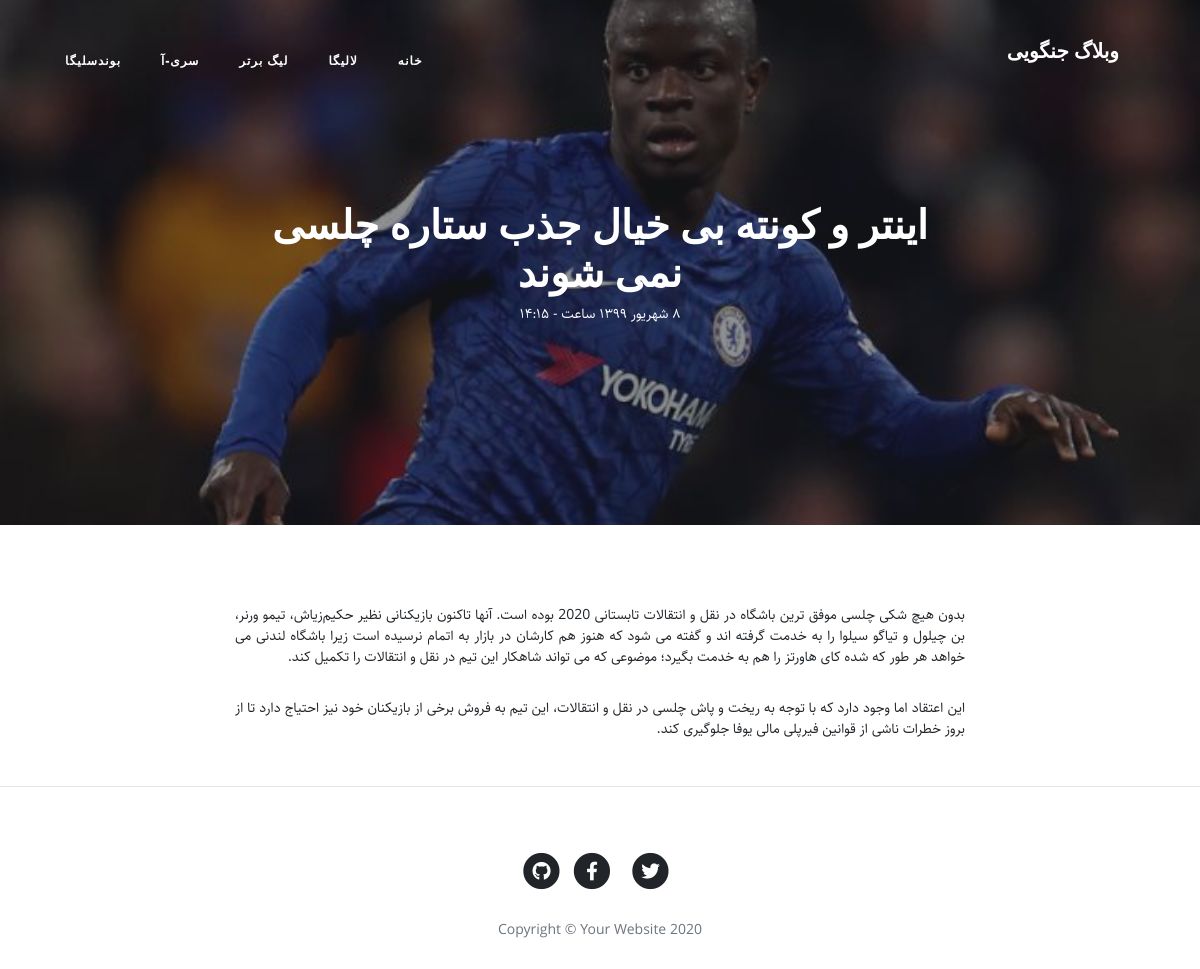
Page /article/football-news-8 on the committed database.
### blog/models.py (models this page shows, shortened)
class Category(models.Model):
    parent = models.ForeignKey('self', default=None, null=True, blank=True, on_delete=models.SET_NULL, related_name='children', verbose_name='زیر دسته')
    title = models.CharField(max_length=200)
    slug = models.SlugField(max_length=100, unique=True)
    status = models.BooleanField(default=True, verbose_name='آیا نمایش داده شود؟')
    position = models.IntegerField()
    class Meta:
        verbose_name = 'دسته بندی'
        verbose_name_plural = 'دسته بندی ها'
        ordering = ['parent__id', 'position']
    objects = CategoryManager()

class Article(models.Model):
    STATUS_CHOICES = (
        ('d', 'Draft'),
        ('p', 'Published')
    )
    title = models.CharField(max_length=200)
    slug = models.SlugField(max_length=100, unique=True)
    category = models.ManyToManyField(Category, verbose_name='دسته بندی', related_name='articles')
    description = models.TextField()
    thumbnail = models.ImageField(upload_to='images')
    publish = models.DateTimeField(default=timezone.now)
    created = models.DateTimeField(auto_now_add=True)
    updated = models.DateTimeField(auto_now=True)
    status = models.CharField(max_length=1, choices=STATUS_CHOICES)
    class Meta:
        verbose_name = 'مقاله'
        verbose_name_plural = 'مقالات'
    def jpublish(self):
        return jalali_converter(self.publish)
    jpublish.short_description = 'زمان انتشار'
    objects = ArticleManager()

### blog/views.py (the view)
# urls.py: path('article/<slug:slug>', detail, name='detail'),
def detail(request, slug):
    context = {
        'article': get_object_or_404(Article, slug=slug, status='p')
    }
    return render(request, 'blog/detail.html', context)

### blog/models.py (called while the page is built)
    def active(self):
        return self.filter(status=True)

### blog/templatetags/base_tags.py (called while the page is built)
@register.simple_tag
def title():
    return 'وبلاگ جنگویی'

@register.inclusion_tag('blog/partials/category_navbar.html')
def category_navbar():
    return {
        'category': Category.objects.filter(status=True)
    }

### extensions/jalali.py (called while the page is built)
    def persian_tuple(self):
        return self.persian_year, self.persian_month, self.persian_day

### extensions/utils.py (called while the page is built)
def persian_numbers_converter(mystr):
    numbers = {
        "0": "۰",
        "1": "۱",
        "2": "۲",
        "3": "۳",
        "4": "۴",
        "5": "۵",
        "6": "۶",
        "7": "۷",
        "8": "۸",
        "9": "۹",
    }
    for e_num, p_num in numbers.items():
        mystr = mystr.replace(e_num, p_num)
    return mystr

def jalali_converter(time):
    jmonth = ['فروردین', 'اردیبهشت', 'خرداد',
              'تیر', 'مرداد', 'شهریور',
              'مهر', 'آبان', 'آذر',
              'دی', 'بهمن', 'اسفند']
    time = timezone.localtime(time)
    time_to_str = f'{time.year},{time.month},{time.day}'
    time_to_tuple = jalali.Gregorian(time_to_str).persian_tuple()
    time_to_list = list(time_to_tuple)
    for index, month in enumerate(jmonth):
        if time_to_list[1] == index + 1:
            time_to_list[1] = month
            break
    output = f'{time_to_list[2]} {time_to_list[1]} {time_to_list[0]} ساعت - {time.hour}:{time.minute}'
    return persian_numbers_converter(output)

### blog/templates/blog/detail.html
{% extends 'blog/base.html' %}
{% load static %}
{% block main %}
<header class="masthead" style="background-image: url('{{article.thumbnail.url}}')">
    <div class="overlay"></div>
    <div class="container">
        <div class="row">
            <div class="col-lg-8 col-md-10 mx-auto">
                <div class="site-heading">
                    <h1>{{article.title}}</h1>
                    <time>{{article.jpublish}}</time>
                </div>
            </div>
        </div>
    </div>
</header>
<article>
    <div class="container">
        <div class="row">
            <div class="col-lg-8 col-md-10 mx-auto text-justify">
                {{article.description|linebreaks}}
            </div>
        </div>
    </div>
</article>
{% endblock %}

### blog/templates/blog/partials/category_navbar.html (shortened to what this page needs)
<div class="collapse navbar-collapse nav" id="navbarResponsive">
    <ul class="navbar-nav ml-auto">
        <li class="nav-item">
            <a class="nav-link" href="{% url 'blog:home' %}">خانه</a>
        </li>
        {% for cat in category %}
        {% if cat.parent == None %}
        <li class="nav-item">
            <a class="nav-link" href="{% url 'blog:category' cat.slug %}">{{cat.title}}</a>
        </li>
        {% endif %}
        {% endfor %}
    </ul>
</div>

### blog/static/blog/css/rtl.css (style rules this page uses)
body { direction: rtl; text-align: right; font-family: "Sahel"; font-size: 14px; }
.navbar-nav { margin-left: initial !important; margin-right: auto; }
header.masthead .site-heading h1 { font-size: 40px; }
.nav ul { padding-right: 0; }
.nav ul li { border-bottom: none; height: 86px; line-height: 86px; font-size: 14px; display: inline-block; float: left; margin: 0 auto; }
.nav ul li a { text-decoration: none; color: #000000; display: block; transition: .3s background-color; padding: 0 24px; }
.nav a { border-bottom: none; }

### rows in the picture
Category: title "لالیگا"
Category: title "لیگ برتر"
Category: title "سری-آ"
Category: title "بوندسلیگا"
Article: thumbnail (picture), title "اینتر و کونته بی خیال جذب ستاره چلسی نمی شوند", jpublish "۸ شهریور ۱۳۹۹ ساعت - ۱۴:۱۵", description "بدون هیچ شکی چلسی موفق ترین باشگاه در نقل و انتقالات تابستانی 2020 بوده است. آنها تاکنون بازیکنانی نظیر حکیم‌زیاش، تیمو ورنر، بن چیلول و تیاگو سیلوا را به خدمت گرفته اند و گفته می شود که هنوز هم کارشان در بازار به اتمام نرسیده است زیرا باشگاه لندنی می خواهد هر طور که شده کای هاورتز را هم به خدمت بگیرد؛ موضوعی که می تواند شاهکار این تیم در نقل و انتقالات را تکمیل کند. این اعتقاد اما وجود دارد که با توجه به ریخت و پاش چلسی در نقل و انتقالات، این تیم به فروش برخی از بازیکنان خود نیز احتیاج دارد تا از بروز خطرات ناشی از قوانین فیرپلی مالی یوفا جلوگیری کند."
